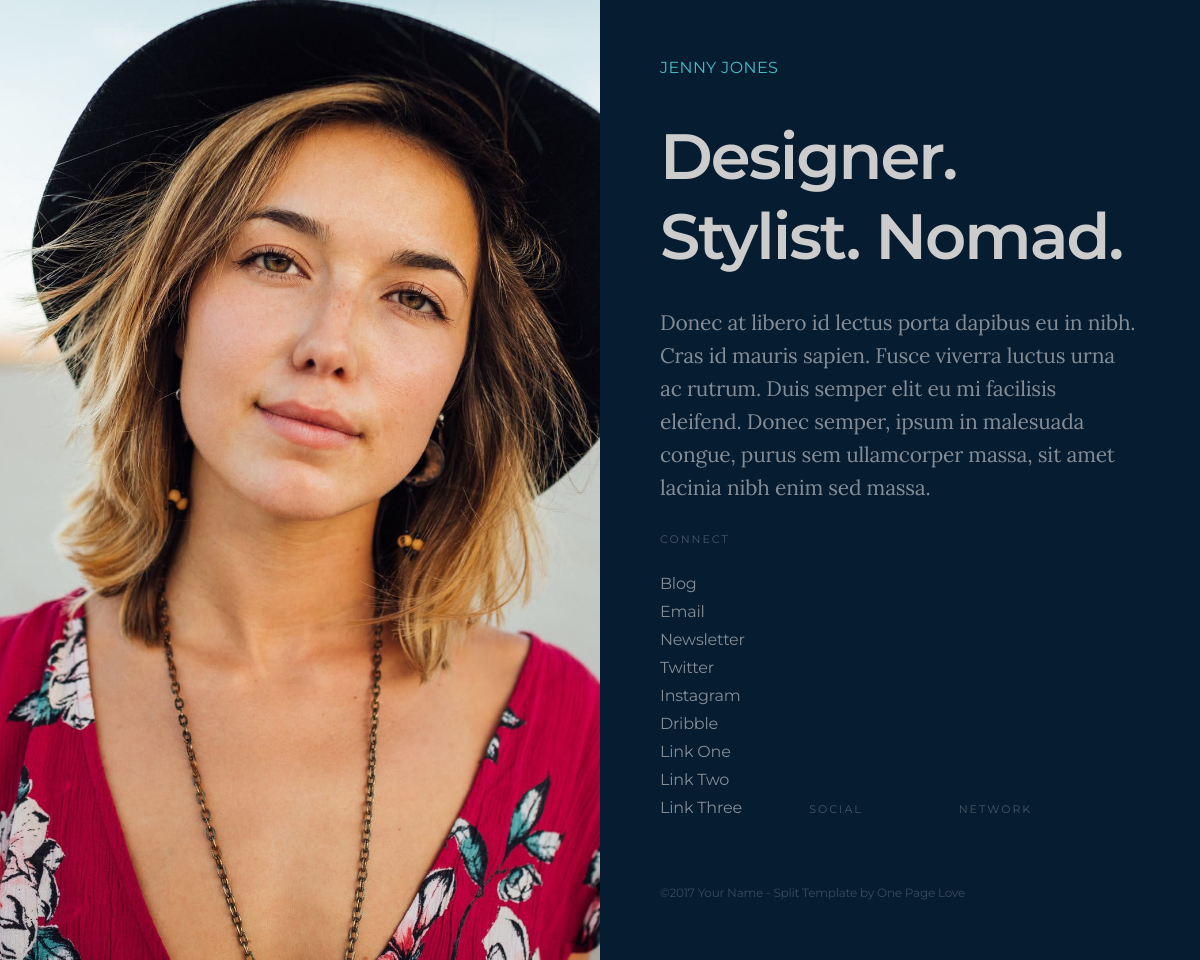
The page / on the database its author committed.
### tables this page shows
CREATE TABLE `abzas` (
  `id` int(50) NOT NULL auto_increment,
  `text` text NOT NULL,
  PRIMARY KEY  (`id`)
);

CREATE TABLE `social` (
  `id` int(50) NOT NULL auto_increment,
  `name` varchar(50) NOT NULL,
  PRIMARY KEY  (`id`)
);

### index.php (the view, shortened to what this page needs)
<?
  include 'connection.php';
  $select = "SELECT * from social";
  $text = "SELECT * from abzas";
  $result = $con->query($select);
  $text_result = $con->query($text);
?>
<!DOCTYPE html>
<html lang="en-US">
<head>
	<link rel='stylesheet' href='assets/css/split.css' type='text/css' media='screen' />
</head>
<body id="fullsingle" class="page-template-page-fullsingle-split">
<div class="fs-split">
	<div class="split-image">
	</div>
	<div class="split-content">
		<div class="split-content-vertically-center">
			<div class="split-intro">
				<h1>Jenny Jones</h1>
				<span class="tagline">Designer. Stylist. Nomad.</span>
			</div>
			<div class="split-bio">
				<? while($txt = mysqli_fetch_assoc($text_result)) {?>
				<p>
			        <?= $txt['text'] ?>
			    </p>
			    <? } ?>
			</div>
			<div class="split-lists">
				<div class="split-list">
					<h3>Connect</h3>
					<ul>
						<? while($row = mysqli_fetch_assoc($result)) {?>
			              <li>
			                <a href="#">
			                  <?= $row['name'] ?>
			                </a>
			              </li>
			              <? } ?>
					</ul>
				</div>
				<div class="split-list">
					<h3>Social</h3>
				</div>
				<div class="split-list">
					<h3>Network</h3>
				</div>
			</div>
			<div class="split-credit">
				<p>&copy;2017 <a href="#">Your Name</a> - <a href="https://onepagelove.com/split">Split Template</a> by <a href="https://onepagelove.com">One Page Love</a></p>
			</div>
		</div>
	</div>
</div>
</body>
</html>

### assets/css/split.css (style rules this page uses)
html, body, div, span, applet, object, iframe, h1, h2, h3, h4, h5, h6, p, blockquote, pre, a, abbr, acronym, address, big, cite, code, del, dfn, em, img, ins, kbd, q, s, samp, small, strike, strong, sub, sup, tt, var, b, u, i, center, dl, dt, dd, ol, ul, li, fieldset, form, label, legend, table, caption, tbody, tfoot, thead, tr, th, td, article, aside, canvas, details, embed, figure, figcaption, footer, header, hgroup, menu, nav, output, ruby, section, summary, time, mark, audio, video { margin: 0; padding: 0; border: 0; font-size: 100%; font: inherit; vertical-align: baseline; }
body { line-height: 1; }
ol, ul { list-style: none; }
* { -webkit-font-smoothing: antialiased; -moz-osx-font-smoothing: grayscale; text-rendering: optimizeLegibility; -moz-font-feature-settings: "liga" on; margin: 0; }
body { background-color: #FFFFFF; border-style: none; }
body, p, a, a:hover { color: #000000; }
a, a:hover { text-decoration: none; border: none; border-style: none; box-shadow: none; }
html { background-color: #061C30; }
body.page-template-page-fullsingle-split { background-color: #061C30; font-family: 'Montserrat', sans-serif; font-weight: 400; font-size: 21px; line-height: 33px; letter-spacing: -0.2px; color: #848d96; -webkit-animation: fadein 2s; animation: fadein 2s; }
body.page-template-page-fullsingle-split p { color: #848d96; }
.fs-split { width: 100vw; height: 100vh; display: -webkit-box; display: -ms-flexbox; display: flex; }
.fs-split .split-image { width: 50%; height: 100vh; background-image: url("../../images/background.jpg"); background-position: center center; background-size: cover; }
.fs-split .split-content { width: 50%; min-height: 100vh; display: -webkit-box; display: -ms-flexbox; display: flex; -webkit-box-align: center; -ms-flex-align: center; align-items: center; -webkit-box-pack: center; -ms-flex-pack: center; justify-content: center; overflow: auto; }
.fs-split .split-content .split-content-vertically-center { padding: 80px; max-width: 640px; margin-top: auto; margin-bottom: auto; }
@media (max-width: 1200px) { .fs-split .split-content .split-content-vertically-center { padding: 60px; } }
.split-intro { font-weight: 600; font-size: 64px; line-height: 80px; letter-spacing: -2px; }
.split-intro h1 { font-weight: 400; text-transform: uppercase; font-size: 16px; line-height: 16px; margin-bottom: 40px; letter-spacing: 0.4px; color: #47bec7; }
.split-intro .tagline { color: #CCCCCC; }
.split-bio { padding: 40px 0 40px 0; font-family: 'Lora', serif; }
@media (max-width: 1200px) { .split-bio { padding: 30px 0; } }
.split-bio p { color: #848d96; }
.split-lists .split-list { width: 30%; display: inline-block; margin-bottom: 40px; }
.split-lists .split-list h3 { font-weight: 400; text-transform: uppercase; font-size: 11px; line-height: 11px; margin-bottom: 31px; color: #848d96; letter-spacing: 2px; opacity: 0.5; }
.split-lists .split-list ul li { font-size: 16px; line-height: 16px; margin-bottom: 12px; }
.split-lists .split-list ul li a { color: #848d96; transition-duration: 0.5s; }
.split-credit { opacity: 0.4; }
.split-credit p { font-size: 12px; line-height: 14px; }
.split-credit p a { color: #848d96; }

### rows shown on the page
abzas: text "Donec at libero id lectus porta dapibus eu in nibh. Cras id mauris sapien. Fusce viverra luctus urna ac rutrum. Duis semper elit eu mi facilisis eleifend. Donec semper, ipsum in malesuada congue, purus sem ullamcorper massa, sit amet lacinia nibh enim sed massa."
social: name "Blog"
social: name "Email"
social: name "Newsletter"
social: name "Twitter"
social: name "Instagram"
social: name "Dribble"
social: name "Link One"
social: name "Link Two"
social: name "Link Three"
